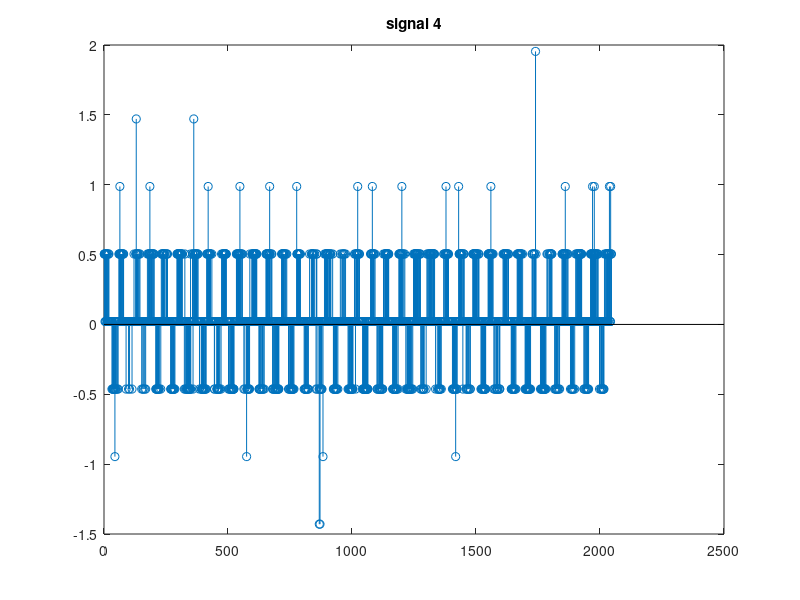
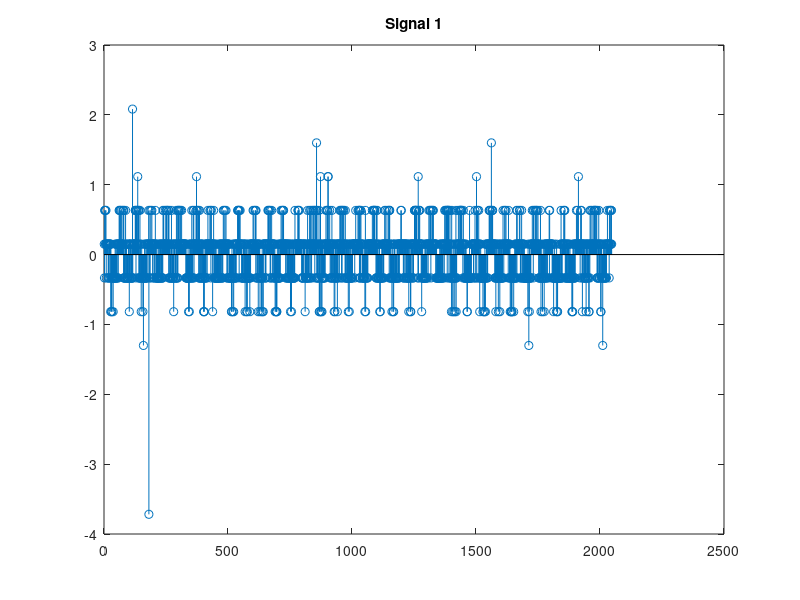
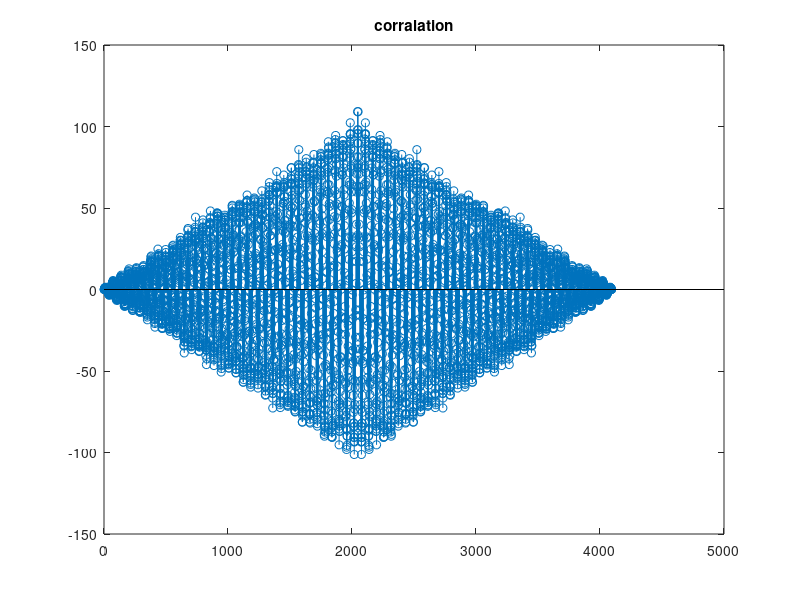

These figures' MATLAB source, in order:
fs = 42000;
T = 1/fs;
N =2047
d=3*.0475;

clear M

  M = csvread('459Hz_90d_70cm.csv');
% M = csvread('459Hz_80d_70cm.csv');
% M = csvread('459Hz_70d_70cm.csv');
% M = csvread('459Hz_60d_70cm.csv');
% M = csvread('459Hz_50d_70cm.csv');
figure(1)
stem(M(2:end,4))
title('signal 4')
%M(:,1)-min(M(:,1)); 
M(:,1)./max(M(:,1));
% M(:,2) = M(:,2)/max(M(:,2));
M(:,4) = M(:,4)./max(M(:,4));
%B =M(:,4)-min(M(:,4));% = M(:,4)/max(M(:,4));

% for j = 1:4
%     for i = 3:length(M(:,1))
%         M(i,j)= mean(M(i-2:i,j));
%     end
% end
figure(2)
stem(M(:,1))
title('Signal 1')
theta=0;
b=2047;
for i = [0:4]
    
   % corrAD= xcorr(M(1+(b*i):b*(i+1),1),M(1+(b*i):b*(i+1),4));
corrAD= xcorr((M(:,1)));
corrAD(b) = corrAD(b)/9
    [a,k] = max(abs(corrAD));
    figure(3);
    stem(corrAD);
    title('corralation')
    temp = acos(abs(-b+k)*343/(fs*d))
    theta = theta + temp;


end
temp*180/pi
% 
% corrAD= xcorr(A, B);
% 
% [x, l] = max(abs(corrAD));
% 
% lag = abs(N/2 - l);
% 
% asdf =acosd(l/d)
% figure(4)

% aoeu = fft(M(:,4));
% subplot(2,1,1)
% 
% stem(abs(aoeu(2:300)))
% title('DFT')
% subplot(2,1,2)
% stem(phase(aoeu(2:300)))
% 
% delay  =((-800+k)*343/fs);
% (delay^2 + d^2)/(2*delay - 2*d*cos(pi/2-theta))